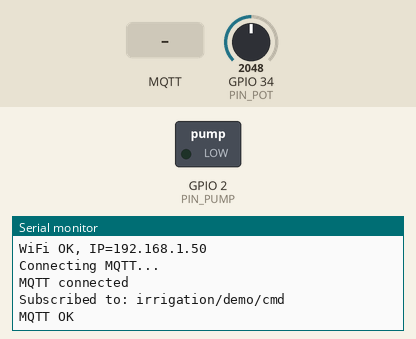
Recording of a sketch running on a simulated ESP32. Parts: switched loads named in the sketch (green lamp = pin HIGH), the last lines printed to the serial monitor. The inputs (shaded band) are chosen by the test bench; at power-on: GPIO 34 (PIN_POT) = 2048 (analog values on the 0–4095 scale). WiFi joins after 1.5 s; servers stay silent unless stated; no MQTT or app messages arrive unless stated.

Above: at 2.9 s.
3.0 s: MQTT message "START" arrives on the first subscribed topic
At 4.3 s:
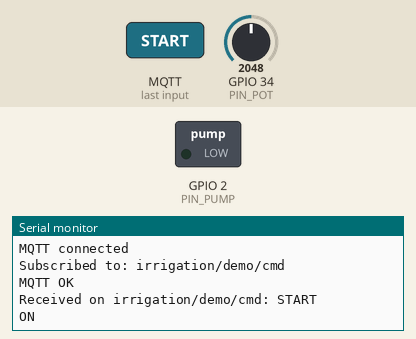
5.2 s: MQTT message "STOP" arrives on the first subscribed topic
At 6.9 s:
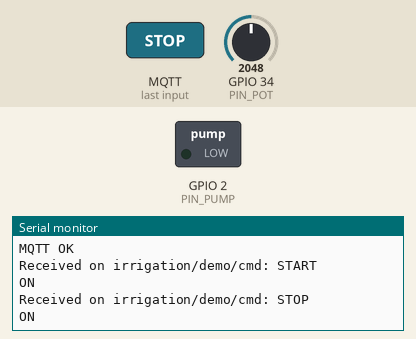
7.2 s: MQTT message "1" arrives on the first subscribed topic
At 8.6 s:
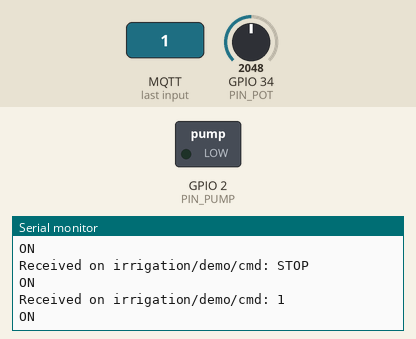

The sketch:

codul_.ino
```cpp
#include <WiFi.h>
#include <PubSubClient.h>
#include <ArduinoJson.h>
#define DEBUG 1


// ====== WiFi (Wokwi) ======
const char* WIFI_SSID = "Wokwi-GUEST";
const char* WIFI_PASS = "";

// ====== MQTT Broker (public) ======
// Poți folosi și alt broker; pentru demo e ok.
const char* MQTT_HOST = "test.mosquitto.org";
const uint16_t MQTT_PORT = 1883;

// ====== MQTT Topics ======
const char* TOPIC_TELEMETRY = "irrigation/demo/telemetry";
const char* TOPIC_CMD       = "irrigation/demo/cmd";
const char* TOPIC_STATUS    = "irrigation/demo/status";

// ====== Pins (Wokwi) ======
const int PIN_POT  = 34;  // ADC
const int PIN_PUMP = 2;   // LED builtin pe multe plăci ESP32 (în Wokwi merge ok)

// ====== Timing ======
unsigned long lastPublishMs = 0;
const unsigned long PUBLISH_INTERVAL_MS = 3000;

// ====== Irrigation state ======
bool pumpOn = false;
unsigned long pumpUntilMs = 0;

WiFiClient wifiClient;
PubSubClient mqtt(wifiClient);

static void publishStatus(const char* state, int remainingSec = -1) {
  StaticJsonDocument<256> doc;
  doc["pump"] = state;
  if (remainingSec >= 0) doc["remainingSec"] = remainingSec;
  doc["ts"] = (long) (millis() / 1000);

  char buf[256];
  size_t n = serializeJson(doc, buf);
  mqtt.publish(TOPIC_STATUS, buf, n);
}

static void setPump(bool on, unsigned long durationMs = 0) {
  pumpOn = on;
  digitalWrite(PIN_PUMP, on ? HIGH : LOW);

  Serial.print("PUMP ");
Serial.println(on ? "ON" : "OFF");


  if (on && durationMs > 0) {
    pumpUntilMs = millis() + durationMs;
    publishStatus("ON", (int)(durationMs / 1000));
  } else {
    pumpUntilMs = 0;
    publishStatus("OFF");
  }
}

static void onMqttMessage(char* topic, byte* payload, unsigned int length) {
  // Copiem payload într-un buffer terminat cu \0
  char msg[512];
  unsigned int n = (length < sizeof(msg) - 1) ? length : (sizeof(msg) - 1);
  memcpy(msg, payload, n);
  msg[n] = '\0';

  Serial.print("Received on ");
Serial.print(topic);
Serial.print(": ");
Serial.println(msg);
Serial.println(n ? "ON" : "OFF");


  // Așteptăm JSON de forma: {"action":"START","duration":10}
  StaticJsonDocument<256> doc;
  DeserializationError err = deserializeJson(doc, msg);
  if (err) {
    // Dacă nu e JSON, ignorăm
    return;
  }

  const char* action = doc["action"] | "";
  int durationSec = doc["duration"] | 0;

  if (strcmp(action, "START") == 0 && durationSec > 0) {
    setPump(true, (unsigned long)durationSec * 1000UL);
  } else if (strcmp(action, "STOP") == 0) {
    setPump(false);
  }
}

static void connectWiFi() {
  WiFi.mode(WIFI_STA);
  WiFi.begin(WIFI_SSID, WIFI_PASS);

  Serial.print("Connecting WiFi");
  while (WiFi.status() != WL_CONNECTED) {
    delay(250);
    Serial.print(".");
  }
  Serial.println();
  Serial.print("WiFi OK, IP=");
  Serial.println(WiFi.localIP());
}


static void connectMQTT() {
  mqtt.setServer(MQTT_HOST, MQTT_PORT);
  mqtt.setCallback(onMqttMessage);


  while (!mqtt.connected()) {
    // client id randomizat ca să nu se ciocnească mai mulți
    String clientId = "esp32-irrigation-" + String((uint32_t)ESP.getEfuseMac(), HEX);
   if (mqtt.connect(clientId.c_str())) {
  Serial.println("MQTT connected");
  mqtt.subscribe(TOPIC_CMD);
  Serial.print("Subscribed to: ");
  Serial.println(TOPIC_CMD);
  publishStatus("OFF");
} else {
  delay(500);
}


  }
}

static int readSoilPercent() {
  // Potențiometru 0..4095 -> 0..100
  int raw = analogRead(PIN_POT);
  int pct = (int)lround((raw / 4095.0) * 100.0);
  if (pct < 0) pct = 0;
  if (pct > 100) pct = 100;
  return pct;
}

static void publishTelemetry(int soilPct) {
  StaticJsonDocument<256> doc;
  doc["soilPct"] = soilPct;               // umiditate simulată
  doc["pumpOn"] = pumpOn;
  doc["ts"] = (long)(millis() / 1000);

  char buf[256];
  size_t n = serializeJson(doc, buf);
  mqtt.publish(TOPIC_TELEMETRY, buf, n);
}

void setup() {
  Serial.begin(115200);
  delay(200);
  Serial.println("SERIAL OK - BOOT");

  pinMode(PIN_PUMP, OUTPUT);
  digitalWrite(PIN_PUMP, LOW);

  analogReadResolution(12);

  connectWiFi();

  Serial.println("Connecting MQTT...");
  connectMQTT();
  Serial.println("MQTT OK");
}


void loop() {

  //Serial.println("SERIAL TEST: tick");
  delay(1000);

  if (!mqtt.connected()) connectMQTT();
  mqtt.loop();

  // Oprire automată când expiră durata
  if (pumpOn && pumpUntilMs > 0 && millis() >= pumpUntilMs) {
    setPump(false);
  }

  // Publish telemetrie
  if (millis() - lastPublishMs >= PUBLISH_INTERVAL_MS) {
    lastPublishMs = millis();
    int soil = readSoilPercent();
    publishTelemetry(soil);
  }


}
```

Measured:
- after the input at 3.0 s, the serial monitor: prints a new line after 0.76 s (image 1)
- after the input at 5.2 s, the serial monitor: prints a new line after 0.56 s (image 2)
- after the input at 7.2 s, the serial monitor: prints a new line after 0.56 s (image 3)
